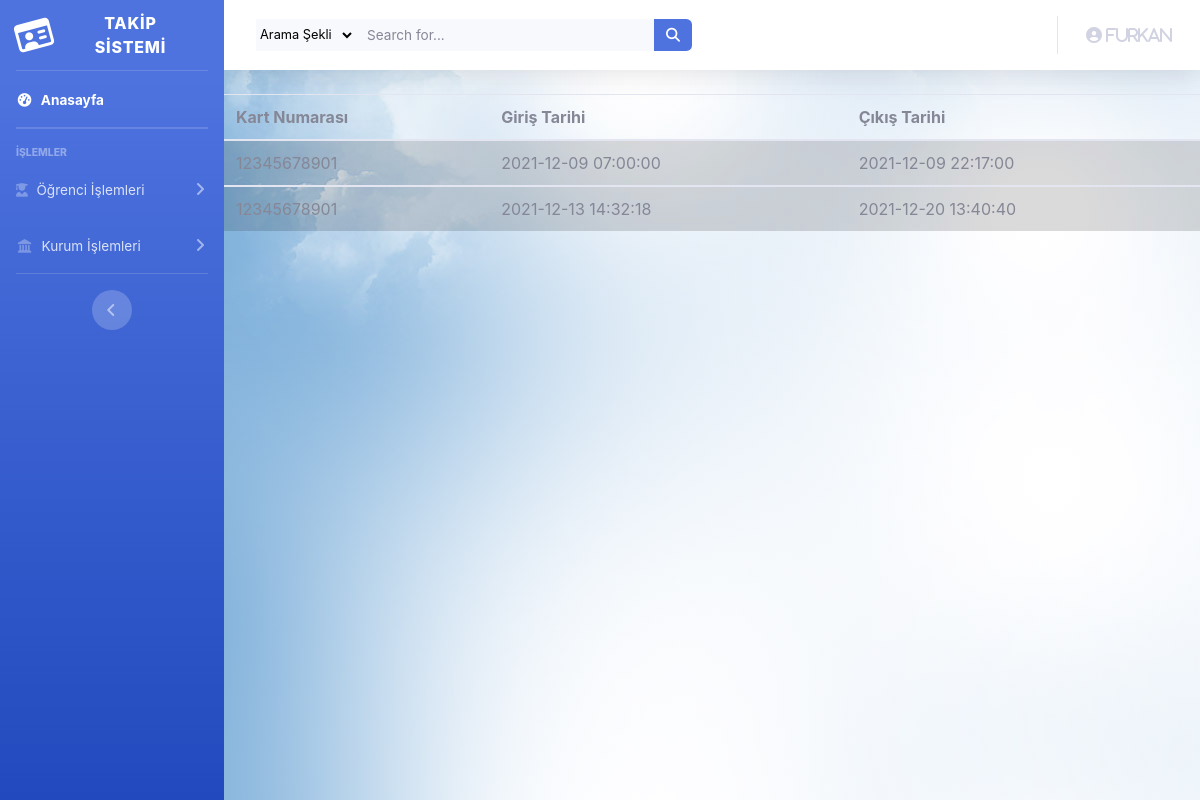
Page /ogrenciLogKullanici.php?kartId=12345678901 (signed in) on the committed database.
### tables this page shows
CREATE TABLE `studentlogs` (
  `id` int(11) NOT NULL,
  `kartId` char(11) NOT NULL,
  `girişTarihi` datetime DEFAULT NULL,
  `cikisTarihi` datetime DEFAULT NULL,
  `alarm` bit(1) NOT NULL
);

### ogrenciLogKullanici.php (the view, shortened to what this page needs)
<?php
include("layoutKullanici.php")
?>
<table class="table table-hover">
  <thead>
    <tr>
      <th scope="col">Kart Numarası</th>
      <th scope="col">Giriş Tarihi</th>
      <th scope="col">Çıkış Tarihi</th>
    </tr>
  </thead>
  <?php
  $id=$_GET['kartId'];
           $sorgu=mysqli_query($con,"select * from studentlogs where kartId='$id'");
           while($str=mysqli_fetch_array($sorgu)){
               $kartId=$str['kartId'];
               $tc=$str['girişTarihi'];
               $ad=$str['cikisTarihi'];
          ?>
  <tbody>
    <?php
      if($ad!=null){
        ?>
    <tr class=table-active>
      <td><?php echo $kartId; ?></td>
      <td><?php echo $tc; ?></td>
      <td><?php echo $ad; ?></td>
    </tr>
    <?php
      }
    ?>
  </tbody>
  <?php
  }
  ?>
</table>
<?php
include("layoutFooterKullanici.php")
?>

### layoutKullanici.php (shortened to what this page needs)
<html lang="en">
<?php
include("db.php");
?>
<head>
  <link href="vendor/fontawesome-free/css/all.min.css" rel="stylesheet" type="text/css">
  <link href="css/sb-admin-2.min.css" rel="stylesheet">
  <link rel="stylesheet" type="text/css" href="fonts/Linearicons-Free-v1.0.0/icon-font.min.css">
  <link href="css/ekle.css" rel="stylesheet" media="all">
     <link href="vendor/ekle/mdi-font/css/material-design-iconic-font.min.css" rel="stylesheet" media="all">
    <link href="vendor/ekle/font-awesome-4.7/css/font-awesome.min.css" rel="stylesheet" media="all">
    <link href="vendor/ekle/select2/select2.min.css" rel="stylesheet" media="all">
    <link href="vendor/ekle/datepicker/daterangepicker.css" rel="stylesheet" media="all">
</head>
<body id="page-top">
    <div id="wrapper">
        <ul class="navbar-nav bg-gradient-primary sidebar sidebar-dark accordion" id="accordionSidebar">
            <a class="sidebar-brand d-flex align-items-center justify-content-center" href="anasayfaKullanici.php">
                <div class="sidebar-brand-icon rotate-n-15">
                    <i class="far fa-id-card"></i>
                </div>
                <div class="sidebar-brand-text mx-3">TAKİP SİSTEMİ
                </div>
            </a>
            <hr class="sidebar-divider my-0">
      <li class="nav-item active">
        <a class="nav-link" href="anasayfaKullanici.php">
          <i class="fas fa-fw fa-tachometer-alt"></i>
          <span>Anasayfa</span></a>
      </li>
            <hr class="sidebar-divider my-0">
            <hr class="sidebar-divider">
            <div class="sidebar-heading">
                İşlemler
            </div>
            <li class="nav-item">
                <a class="nav-link collapsed" href="#" data-toggle="collapse" data-target="#collapseTwo" aria-expanded="true" aria-controls="collapseTwo">
                    <i class="fas fa-user-graduate"></i>
                    <span>Öğrenci İşlemleri</span>
                </a>
            </li>
            <li class="nav-item">
                <a class="nav-link collapsed" href="#" data-toggle="collapse" data-target="#collapsePages" aria-expanded="true" aria-controls="collapsePages">
                    <i class="fas fa-fw fa-landmark"></i>
                    <span>Kurum İşlemleri</span>
                </a>
            </li>
            <hr class="sidebar-divider d-none d-md-block">
            <div class="text-center d-none d-md-inline">
                <button class="rounded-circle border-0" id="sidebarToggle"></button>
            </div>
        </ul>
        <div id="content-wrapper" class="d-flex flex-column">
            <div id="content">
                <nav class="navbar navbar-expand navbar-light bg-white topbar mb-4 static-top shadow">
                    <form class="d-none d-sm-inline-block form-inline mr-auto ml-md-3 my-2 my-md-0 mw-100 navbar-search" method="POST" action="anasayfaKullanici.php">
                        <div class="input-group bg-light border-0 small">
                            <select name="islem" class="bg-light border-0 medium">
                                <option value="0">Arama Şekli</option>
                                <input type="text" class="form-control bg-light border-0 small" placeholder="Search for..." aria-label="Search" aria-describedby="basic-addon2" name="search" style="width: 300px">
                                <div class="input-group-append">
                                    <button class="btn btn-primary" type="submit" name="gönder">
                                        <i class="fas fa-search fa-sm"></i>
                                    </button>
                                </div>
                        </div>
                    </form>
                    <ul class="navbar-nav ml-auto">
                        <li class="nav-item dropdown no-arrow">
                            <a class="nav-link dropdown-toggle" href="#" id="userDropdown" role="button" data-toggle="dropdown" aria-haspopup="true" aria-expanded="false">
                                <i class="fas fa-user-circle fa-user-cog">
                                    <?php
                                    $index2id = $_SESSION['kullaniciId'];
                                        mysqli_set_charset($con, "utf8");
                                        $sorgu = mysqli_query($con, "Select * from admins where id='$index2id'");
                                        $str = mysqli_fetch_array($sorgu);
                                        if ($str != null)
                                            echo $str['Ad'];
                                    ?>
                                </i>
                            </a>
                        </li>
                    </ul>
                </nav>

### css/ekle.css (style rules this page uses)
html { -webkit-box-sizing: border-box; -moz-box-sizing: border-box; box-sizing: border-box; }
* { padding: 0; margin: 0; }
*, *:before, *:after { -webkit-box-sizing: inherit; -moz-box-sizing: inherit; box-sizing: inherit; }
body, h1, h2, h3, h4, h5, h6, blockquote, p, pre, dl, dd, ol, ul, figure, hr, fieldset, legend { margin: 0; padding: 0; }
button { outline: none; background: none; border: none; }
body { font-family: "Open Sans", "Arial", "Helvetica Neue", sans-serif; font-weight: 400; font-size: 14px; }
.btn { display: inline-block; line-height: 50px; -webkit-transition: all 0.4s ease; -o-transition: all 0.4s ease; -moz-transition: all 0.4s ease; transition: all 0.4s ease; cursor: pointer; font-size: 15px; text-transform: uppercase; font-weight: 700; color: #fff; font-family: inherit; }
input { outline: none; margin: 0; border: none; -webkit-box-shadow: none; -moz-box-shadow: none; box-shadow: none; width: 100%; font-size: 14px; font-family: inherit; }
.input-group { position: relative; margin: 0; }

### rows in the picture
studentlogs: kartId "12345678901", girişTarihi "2021-12-09 07:00:00", cikisTarihi "2021-12-09 22:17:00"
studentlogs: kartId "12345678901", girişTarihi "2021-12-13 14:32:18", cikisTarihi "2021-12-20 13:40:40"

### other values in the picture
$str['Ad'] "Furkan"
